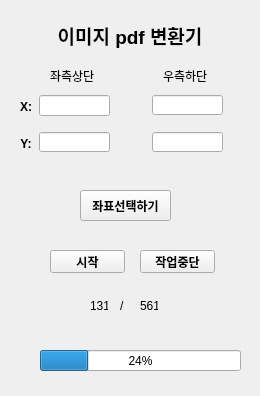
<?xml version="1.0" encoding="UTF-8"?>
<ui version="4.0">
 <class>Form</class>
 <widget class="QWidget" name="Form">
  <property name="enabled">
   <bool>true</bool>
  </property>
  <property name="geometry">
   <rect>
    <x>0</x>
    <y>0</y>
    <width>260</width>
    <height>396</height>
   </rect>
  </property>
  <property name="windowTitle">
   <string>Form</string>
  </property>
  <widget class="QLabel" name="label">
   <property name="geometry">
    <rect>
     <x>0</x>
     <y>0</y>
     <width>260</width>
     <height>71</height>
    </rect>
   </property>
   <property name="minimumSize">
    <size>
     <width>0</width>
     <height>71</height>
    </size>
   </property>
   <property name="text">
    <string>&lt;html&gt;&lt;head/&gt;&lt;body&gt;&lt;p&gt;&lt;span style=&quot; font-size:14pt; font-weight:600;&quot;&gt;이미지 pdf 변환기&lt;/span&gt;&lt;/p&gt;&lt;/body&gt;&lt;/html&gt;</string>
   </property>
   <property name="alignment">
    <set>Qt::AlignCenter</set>
   </property>
   <property name="margin">
    <number>0</number>
   </property>
   <property name="buddy">
    <cstring>label</cstring>
   </property>
  </widget>
  <widget class="QPushButton" name="clickGridpushButton">
   <property name="geometry">
    <rect>
     <x>80</x>
     <y>190</y>
     <width>91</width>
     <height>31</height>
    </rect>
   </property>
   <property name="styleSheet">
    <string notr="true">font: 75 9pt &quot;Arial&quot;;
font-weight: bold;</string>
   </property>
   <property name="text">
    <string>좌표선택하기</string>
   </property>
  </widget>
  <widget class="QLineEdit" name="xLeftLineEdit">
   <property name="geometry">
    <rect>
     <x>39</x>
     <y>95</y>
     <width>71</width>
     <height>21</height>
    </rect>
   </property>
  </widget>
  <widget class="QLabel" name="label_2">
   <property name="geometry">
    <rect>
     <x>19</x>
     <y>100</y>
     <width>14</width>
     <height>14</height>
    </rect>
   </property>
   <property name="styleSheet">
    <string notr="true">font-weight: bold;</string>
   </property>
   <property name="text">
    <string>&lt;html&gt;&lt;head/&gt;&lt;body&gt;&lt;p align=&quot;center&quot;&gt;X:&lt;/p&gt;&lt;/body&gt;&lt;/html&gt;</string>
   </property>
  </widget>
  <widget class="QLineEdit" name="yLeftLineEdit">
   <property name="geometry">
    <rect>
     <x>39</x>
     <y>132</y>
     <width>71</width>
     <height>20</height>
    </rect>
   </property>
  </widget>
  <widget class="QLabel" name="label_3">
   <property name="geometry">
    <rect>
     <x>19</x>
     <y>137</y>
     <width>14</width>
     <height>14</height>
    </rect>
   </property>
   <property name="styleSheet">
    <string notr="true">text-align: center;
</string>
   </property>
   <property name="text">
    <string>&lt;html&gt;&lt;head/&gt;&lt;body&gt;&lt;p align=&quot;center&quot;&gt;&lt;span style=&quot; font-weight:600;&quot;&gt;Y:&lt;/span&gt;&lt;/p&gt;&lt;/body&gt;&lt;/html&gt;</string>
   </property>
  </widget>
  <widget class="QProgressBar" name="progressBar">
   <property name="geometry">
    <rect>
     <x>40</x>
     <y>350</y>
     <width>201</width>
     <height>21</height>
    </rect>
   </property>
   <property name="value">
    <number>24</number>
   </property>
  </widget>
  <widget class="QLabel" name="totalLabel">
   <property name="geometry">
    <rect>
     <x>140</x>
     <y>300</y>
     <width>18</width>
     <height>12</height>
    </rect>
   </property>
   <property name="text">
    <string>561</string>
   </property>
  </widget>
  <widget class="QLabel" name="label_5">
   <property name="geometry">
    <rect>
     <x>120</x>
     <y>300</y>
     <width>6</width>
     <height>12</height>
    </rect>
   </property>
   <property name="text">
    <string>/</string>
   </property>
  </widget>
  <widget class="QLabel" name="currentLabel">
   <property name="geometry">
    <rect>
     <x>90</x>
     <y>300</y>
     <width>18</width>
     <height>12</height>
    </rect>
   </property>
   <property name="text">
    <string>131</string>
   </property>
  </widget>
  <widget class="QPushButton" name="pushButton">
   <property name="geometry">
    <rect>
     <x>50</x>
     <y>250</y>
     <width>75</width>
     <height>23</height>
    </rect>
   </property>
   <property name="styleSheet">
    <string notr="true">font: 75 9pt &quot;Arial&quot;;
font-weight: bold;</string>
   </property>
   <property name="text">
    <string>시작</string>
   </property>
  </widget>
  <widget class="QPushButton" name="stopPushButton">
   <property name="geometry">
    <rect>
     <x>140</x>
     <y>250</y>
     <width>75</width>
     <height>23</height>
    </rect>
   </property>
   <property name="styleSheet">
    <string notr="true">font-weight: bold;</string>
   </property>
   <property name="text">
    <string>작업중단</string>
   </property>
  </widget>
  <widget class="QLabel" name="label_4">
   <property name="geometry">
    <rect>
     <x>50</x>
     <y>70</y>
     <width>56</width>
     <height>12</height>
    </rect>
   </property>
   <property name="text">
    <string>좌측상단</string>
   </property>
  </widget>
  <widget class="QLabel" name="label_6">
   <property name="geometry">
    <rect>
     <x>163</x>
     <y>70</y>
     <width>56</width>
     <height>12</height>
    </rect>
   </property>
   <property name="text">
    <string>우측하단</string>
   </property>
  </widget>
  <widget class="QLineEdit" name="xRightLineEdit">
   <property name="geometry">
    <rect>
     <x>152</x>
     <y>95</y>
     <width>71</width>
     <height>20</height>
    </rect>
   </property>
  </widget>
  <widget class="QLineEdit" name="yRightLineEdit">
   <property name="geometry">
    <rect>
     <x>152</x>
     <y>132</y>
     <width>71</width>
     <height>20</height>
    </rect>
   </property>
  </widget>
 </widget>
 <resources/>
 <connections/>
</ui>
